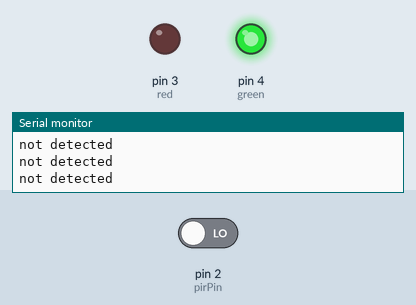
A sketch run on a simulated Arduino Uno, built with avr-gcc and run on an emulated ATmega328P. On the bench: output pins drawn as LEDs (lit = HIGH), the last lines printed to the serial monitor. The inputs (shaded band) are chosen by the test bench; at power-on: pin 2 (pirPin) LOW.

Above: at 1.8 s.
1.9 s: pin 2 (pirPin) driven HIGH
At 2.5 s:
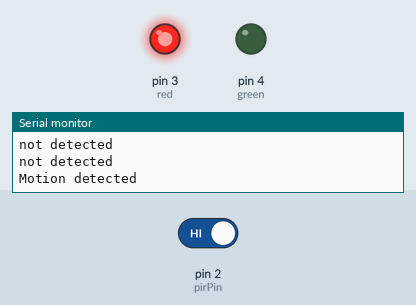
3.5 s: pin 2 (pirPin) driven LOW
At 4.9 s:
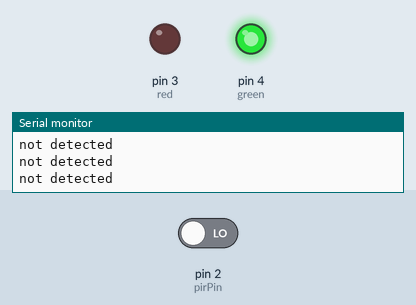
Timing chart, 0 to 6.5 s (numbered marks = the images above; inputs shaded):
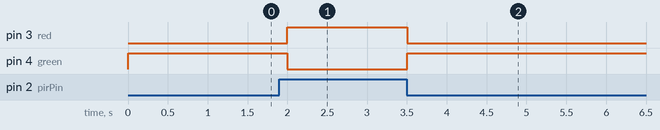

The sketch:

PIRS.ino
```cpp
int pirPin = 2;
int red = 3;
int green = 4;

void setup() {
  pinMode(pirPin, INPUT);
  pinMode(red,OUTPUT);
  pinMode(green,OUTPUT);
  Serial.begin(9600);

}
void loop()
{
  digitalWrite(green,HIGH);
  int value = digitalRead(pirPin);
  if (value==HIGH)
  {
    Serial.println("Motion detected");
    digitalWrite(red,HIGH);
    digitalWrite(green,LOW);
  }
  else{
    Serial.println("not detected");
    digitalWrite(red,LOW);
    digitalWrite(green,HIGH);

  }
  delay(500);

}
```

Measured:
- after the input at 1.9 s, pin 3 (red): LOW → HIGH after 0.10 s; pin 4 (green): HIGH → LOW after 0.10 s
- after the input at 3.5 s, pin 3 (red): HIGH → LOW at once; pin 4 (green): LOW → HIGH at once
